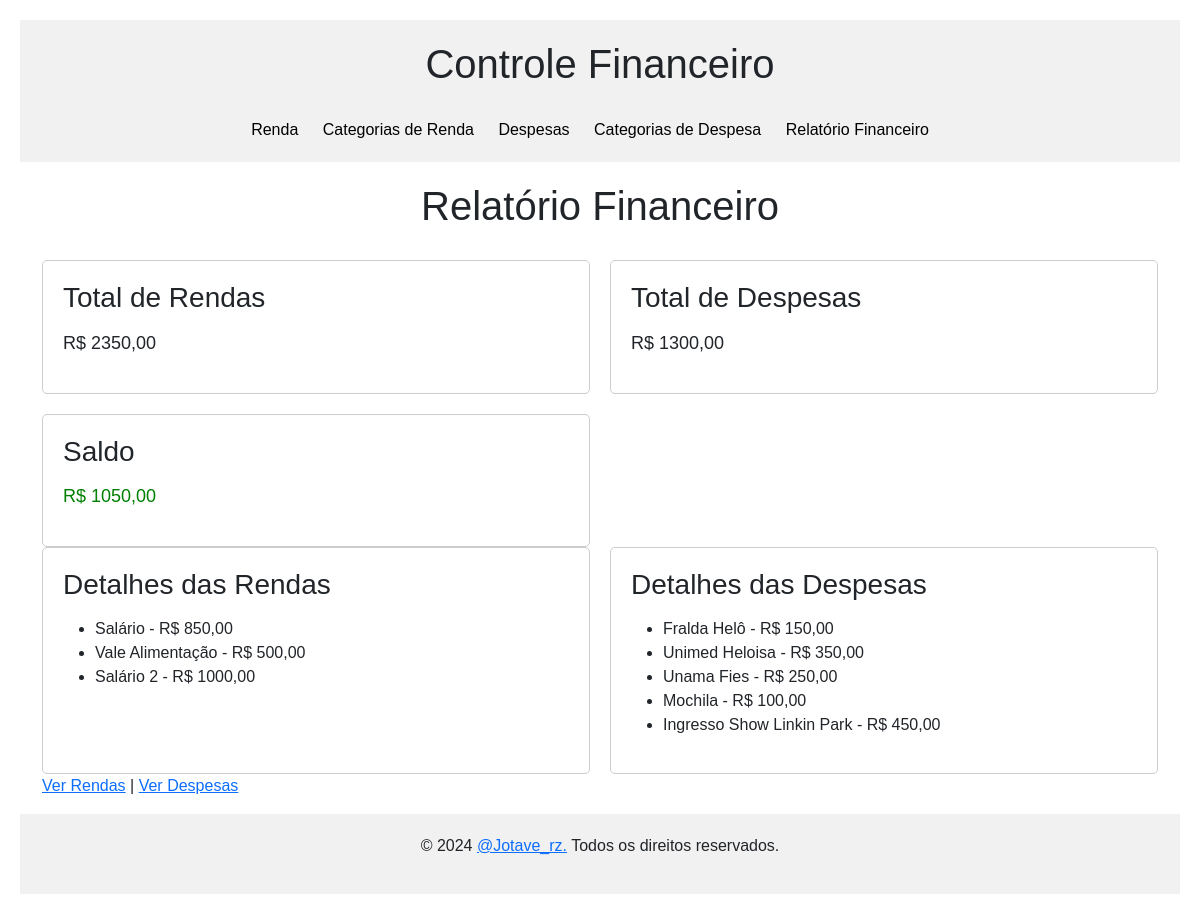
/relatorios/, run on the app's committed database.
### renda/models.py (models this page shows, shortened)
class Renda(models.Model):
    nome = models.CharField(max_length=100, verbose_name="Nome da Renda")
    categoria = models.ForeignKey('categoria_renda.CategoriaRenda', on_delete=models.SET_NULL, null=True)
    valor = models.DecimalField(max_digits=10, decimal_places=2, verbose_name="Valor")
    valor_disponivel = models.DecimalField(max_digits=10, decimal_places=2, verbose_name="Valor Disponível", default=0.00)
    data_recebimento = models.DateField(verbose_name="Data de Recebimento")

### despesa/models.py (models this page shows, shortened)
class Despesa(models.Model):
    nome = models.CharField(max_length=100, verbose_name="Nome da Despesa", null=True, blank=True)
    politico = models.ForeignKey('politico.Politico', on_delete=models.CASCADE, null=True, blank=True)
    categoria = models.ForeignKey('categoria_despesa.CategoriaDespesa', on_delete=models.SET_NULL, null=True)
    valor = models.DecimalField(max_digits=10, decimal_places=2, verbose_name="Valor")
    data = models.DateField(default=timezone.now)
    descricao = models.TextField(blank=True, null=True)
    renda_utilizada = models.ForeignKey(Renda, on_delete=models.SET_NULL, null=True, blank=True, verbose_name="Renda Utilizada")

### relatorios/views.py (the view)
# urls.py: path('', relatorio_financeiro, name='relatorio-financeiro'),
def relatorio_financeiro(request):
    renda_total = Renda.objects.aggregate(total=Sum('valor'))['total'] or 0
    despesa_total = Despesa.objects.aggregate(total=Sum('valor'))['total'] or 0
    saldo = renda_total - despesa_total
    rendas = Renda.objects.all()
    despesas = Despesa.objects.all()
    context = {
        'renda_total': renda_total,
        'despesa_total': despesa_total,
        'saldo': saldo,
        'rendas': rendas,
        'despesas': despesas,
    }
    return render(request, 'relatorio_financeiro.html', context)

### relatorios/templates/relatorio_financeiro.html (shortened to what this page needs)
{% extends 'base.html' %}
{% block body %}
<head>
</head>
    <h1>Relatório Financeiro</h1>
    <div class="relatorio">
        <div class="box">
            <h3>Total de Rendas</h3>
            <p>R$ {{ renda_total|floatformat:2 }}</p>
        </div>
        <div class="box">
            <h3>Total de Despesas</h3>
            <p>R$ {{ despesa_total|floatformat:2 }}</p>
        </div>
        <div class="box">
            <h3>Saldo</h3>
            <p class="{% if saldo >= 0 %}positivo{% else %}negativo{% endif %}">
                R$ {{ saldo|floatformat:2 }}
            </p>
        </div>
    </div>
    <div class="relatorio">
        <div class="box">
            <h3>Detalhes das Rendas</h3>
            <ul>
                {% for renda in rendas %}
                <li>{{ renda.nome }} - R$ {{ renda.valor|floatformat:2 }}</li>
                {% endfor %}
            </ul>
        </div>
        <div class="box">
            <h3>Detalhes das Despesas</h3>
            <ul>
                {% for despesa in despesas %}
                <li>{{ despesa.nome }} - R$ {{ despesa.valor|floatformat:2 }}</li>
                {% endfor %}
            </ul>
        </div>
    </div>
<a href="{% url 'renda-list' %}">Ver Rendas</a> |
<a href="{% url 'despesa-list' %}">Ver Despesas</a>
{% endblock %}

### financeiro/templates/base.html (style rules this page uses)
body { font-family: Arial, sans-serif; }

### relatorios/templates/relatorio_financeiro.html (style rules this page uses)
body { font-family: Arial, sans-serif; margin: 20px; }
h1 { text-align: center; margin-bottom: 30px; }
.relatorio { display: grid; grid-template-columns: repeat(2, 1fr); gap: 20px; }
.box { border: 1px solid #ccc; padding: 20px; border-radius: 5px; }
.box h3 { margin-bottom: 15px; }
.box p { font-size: 18px; }
.positivo { color: green; }

### data on the page
Renda: nome "Salário", valor "850,00"
Renda: nome "Vale Alimentação", valor "500,00"
Renda: nome "Salário 2", valor "1000,00"
Despesa: nome "Fralda Helô", valor "150,00"
Despesa: nome "Unimed Heloisa", valor "350,00"
Despesa: nome "Unama Fies", valor "250,00"
Despesa: nome "Mochila", valor "100,00"
Despesa: nome "Ingresso Show Linkin Park", valor "450,00"

### other printed values
{{ renda_total|floatformat:2 }} "2350,00"
{{ despesa_total|floatformat:2 }} "1300,00"
{{ saldo|floatformat:2 }} "1050,00"
